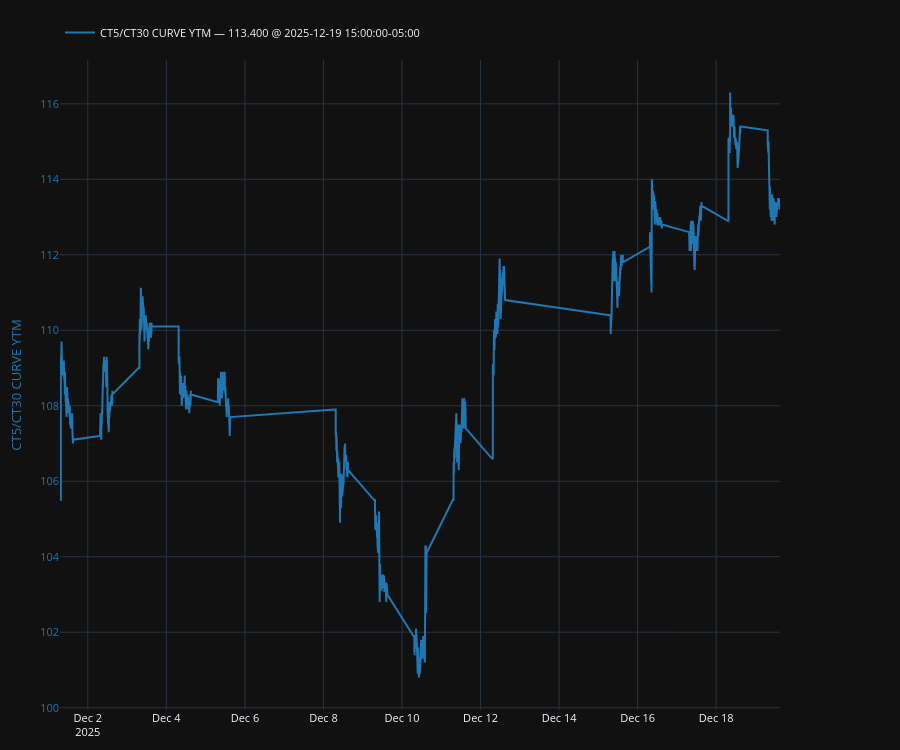

The notebook cell saved with this chart:
### Code cell
# plot, fig, ax, ax2, legend = make_secondary_axis_plot(ylabel_left="RATE", ylabel_right="RATE", title=None, engine="plotly")
# plot(
#     df["o10/CT10 CURVE YTM"],
#     which="left",
#     indicators=[
        # {"kind": "last", "show_date": True, "style": {"linestyle": "--", "linewidth": 1.2, "color": "tab:purple"}},
        # {"kind": "sma", "window": 20, "style": {"linestyle": "--", "color": "red"}},
        # {"kind": "simple_avg", "label": "Long-run mean", "style": {"linestyle": "--", "color": "red"}},
        # {"kind": "cum_change", "from_at": "2025-09-24", "label": "Chg from Logan TCGR Speech"},
        # {"kind": "hurst", "hide": True},
        # {"kind": "vol", "returns": "normal", "window": 20, "hide": True},
        # {"kind": "half_life", "method": "ou", "demean": True, "style": {"linestyle": ":"}, "hide": True},
    # ],
    # ou={"enable": True, "steps": 90, "add_metrics_to_legend": True}
# )
# legend(show_date=True)
# plt.show()

plot, fig, _, _, legend = make_secondary_axis_plot(engine="plotly")
# plot(usts_df["1129-10/0530-10/0231-10 FLY YTM"], which="left")
plot(usts_df["CT5/CT30 CURVE YTM"], which="left")
# plot(swaps_df["USD-SOFR-1D dec25 OUTRIGHT RATE"], which="left")
# plot(usts_df["o10/o20/o30 FLY YTM"], which="right")
# plot(usts_df["oo20/o20 CURVE YTM"], which="right")
legend(valfmt="{:.3f}", show_date=True)

### Figure 1 — Plotly figure (JSON) as saved in the notebook; plotly's stock layout.template omitted (floating-point values rounded to 4 significant figures; data arrays with more than 128 entries replaced by an {"elided": "..."} marker saying what was removed)
{"data": [{"line": {"color": "#1f77b4"}, "mode": "lines", "name": "CT5/CT30 CURVE YTM — 113.400 @ 2025-12-19 15:00:00-05:00", "showlegend": true, "type": "scatter", "x": {"elided": "7215 str values"}, "y": {"elided": "7215 float values"}, "yaxis": "y"}], "layout": {"font": {"size": 11}, "height": 750, "legend": {"orientation": "h", "x": 0, "xanchor": "left", "y": 1.02, "yanchor": "bottom"}, "margin": {"b": 40, "l": 60, "r": 120, "t": 60}, "newshape": {"line": {"color": "red"}}, "title": {}, "xaxis": {"showgrid": true, "showspikes": true, "spikecolor": "white", "spikemode": "across", "spikesnap": "cursor"}, "yaxis": {"showgrid": true, "showspikes": true, "spikecolor": "white", "spikesnap": "cursor", "spikethickness": 0.5, "tickfont": {"color": "#1f77b4"}, "title": {"font": {"color": "#1f77b4"}, "text": "CT5/CT30 CURVE YTM"}}}}
